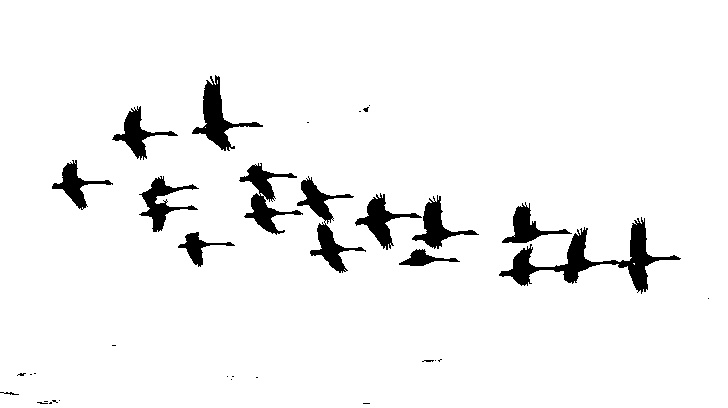
#> input picture contours/binary.jpg, 728 x 408 px, found by its file name
$ python contour_ops.py
#> lines starting #> are read from the running program, lines starting #| are printed output that depends on the picture; after the words box and inside, x2 and y2 are one past the last pixel; in counts of white or black regions, pixels touching at a corner belong together
### helpful_cv_scripts/context_manager.py
from contextlib import contextmanager
import cv2

"""Import this module like: from helpful_cv_scripts import context manager
And run in the terminal at the project root: python -m parent_folder.script
parent_folder is the directory the script is in, script is the name of the
python script, don't put the .py extension, you want this to ran as a module
with the -m flag """
"""enter with block
     ↓
run setup
     ↓
yield → execute user code
     ↓
resume function
     ↓
run cleanup"""
@contextmanager
def cv_show_image(src):
    try:
        yield
    finally:
        cv2.destroyAllWindows()
# [7 lines left out: function cv_display_video, not called in this run]


# [18 lines of commented-out code are left out]

### contours/contour_ops.py
from helpful_cv_scripts import context_manager as cm
import cv2
from pathlib import Path

img_path = Path("C:/Users/Eric/PycharmProjects/PythonProject1/Computer_Vision/contours/binary.jpg")

with cm.cv_show_image(img_path):
    img = cv2.imread(img_path)
#> img is the input picture: shape (408, 728, 3); min 0, max 255, mean 242.4
    bin_image = cv2.cvtColor(img, cv2.COLOR_BGR2GRAY)
    ret, thresh = cv2.threshold(bin_image, 127, 255, cv2.THRESH_BINARY_INV)
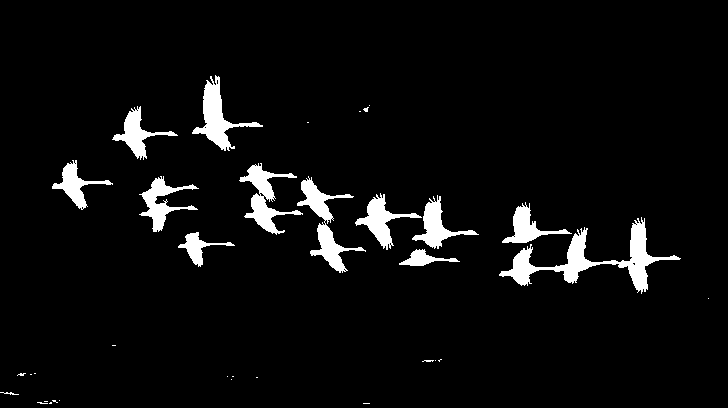
#> thresh: shape (408, 728); 4.9% white; 35 white regions (22 under 20 px)
    contours, hierarchy = cv2.findContours(thresh, cv2.RETR_TREE, cv2.CHAIN_APPROX_SIMPLE)
#> contours = 51 contours, 39 with area under 20; largest, box (x1, y1, x2, y2) and area: (499, 217, 681, 294) 2705, (297, 176, 366, 273) 1462, (192, 75, 263, 151) 1332, (239, 163, 303, 235) 1272, (355, 193, 422, 250) 970

    for cont in contours:
        if cv2.contourArea(cont) > 200: # Trying to remove the noise, so findContours returns only actual contours
            x, y, w, h = cv2.boundingRect(cont) # Getting the XY upper left corner, and width/height for the bounding box
                                                  # of each contour
            cv2.rectangle(img, (x, y), (x+w, y+h), (0, 255, 0), 2) # Drawing the bounding box over each contour
#> this loop made 51 passes
#> (x, y, w, h) on passes 20, 21, 22, 25, 27, 28, 30, 34, 36, 40, 46, 49: (399, 249, 61, 17), (178, 232, 57, 35), (499, 217, 182, 77), (502, 202, 70, 41), (412, 195, 67, 54), (355, 193, 67, 57), (297, 176, 69, 97), (139, 176, 60, 56), (239, 163, 64, 72), (52, 160, 61, 50), (112, 106, 66, 54), (192, 75, 71, 76)
#> cont on passes 1, 2, 4, 5, 8, 9: [[363, 403], [369, 403]], [[50, 402], [49, 403], [51, 403], [51, 402]], [[44, 401], [47, 401]], [[59, 400]], [[231, 379]], [[256, 377], [257, 377]]
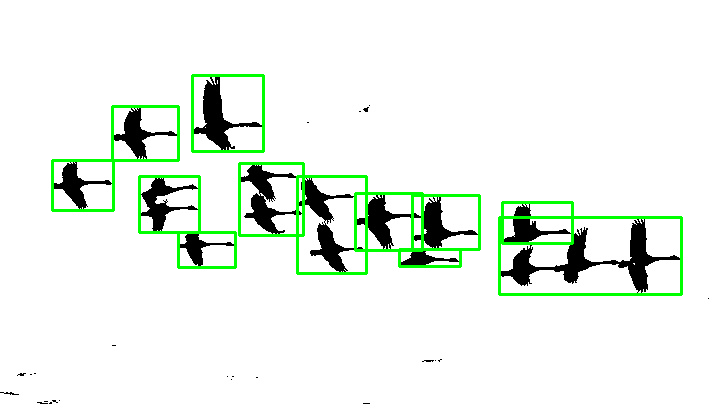
#> img: shape (408, 728, 3); 3.06% of pixels changed, all inside (x1, y1, x2, y2) = (51, 74, 683, 296)
    cv2.imshow("img", img)

    cv2.imshow("thresh", thresh)
    cv2.waitKey(0)
